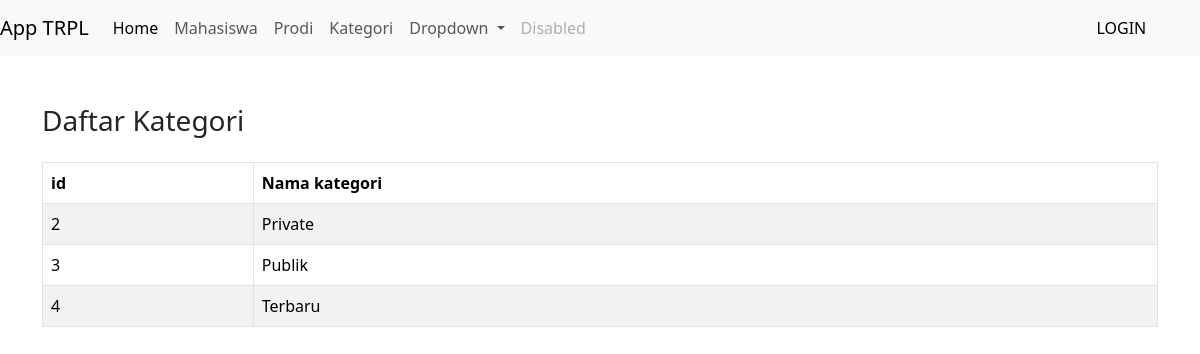
/?p=kategori, run on the app's committed database.
### tables this page shows
CREATE TABLE `kategori` (
  `id` int(11) NOT NULL,
  `nama_kategori` varchar(50) DEFAULT NULL
);

### kategori.php (the view, shortened to what this page needs)
<?php
        $aksi=isset($_GET['aksi']) ? $_GET['aksi'] : 'list';
        switch($aksi){
            case 'list':
    ?>
<h3 class="mb-4">Daftar Kategori</h3>
    <table class="table table-bordered table-striped" id="example">
        <thead>
        <tr>
            <th>id</th>
            <th>Nama kategori</th>
        </tr>
            </thead>
            <tbody>
        <?php
            include('koneksi.php');
            $getData = mysqli_query($db,"SELECT * FROM kategori");
            while($kategori = mysqli_fetch_array($getData)){
        ?>
            <tr>
                <td><?= $kategori['id'] ?></td>
                <td><?= $kategori['nama_kategori'] ?></td>
            </tr>
        <?php
            }
        ?>
        </tbody>
    </table>
    <?php
    break;
        ?>
                <?php
        }
   ?>

### data on the page
kategori: id "2", nama_kategori "Private"
kategori: id "3", nama_kategori "Publik"
kategori: id "4", nama_kategori "Terbaru"
